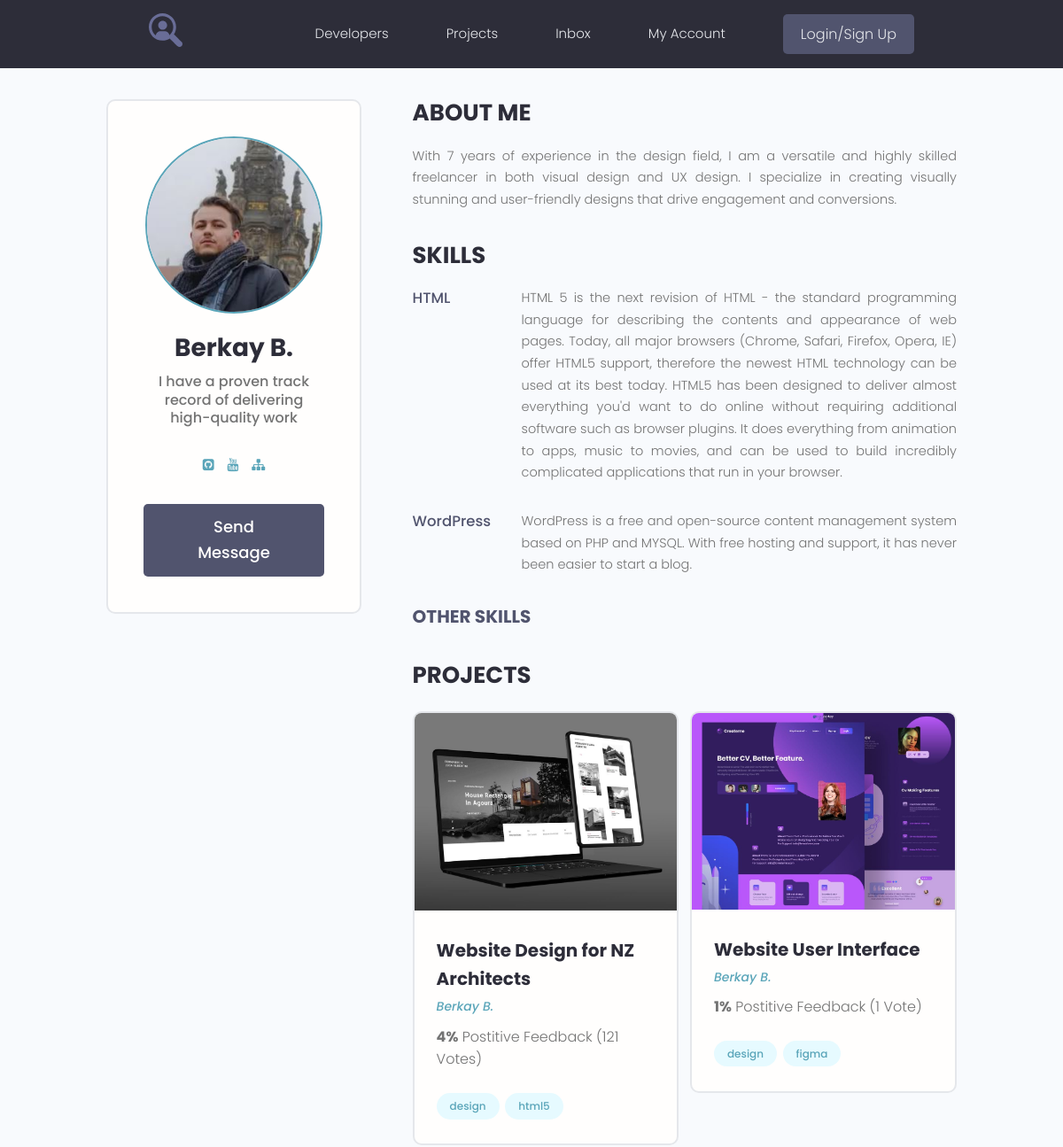
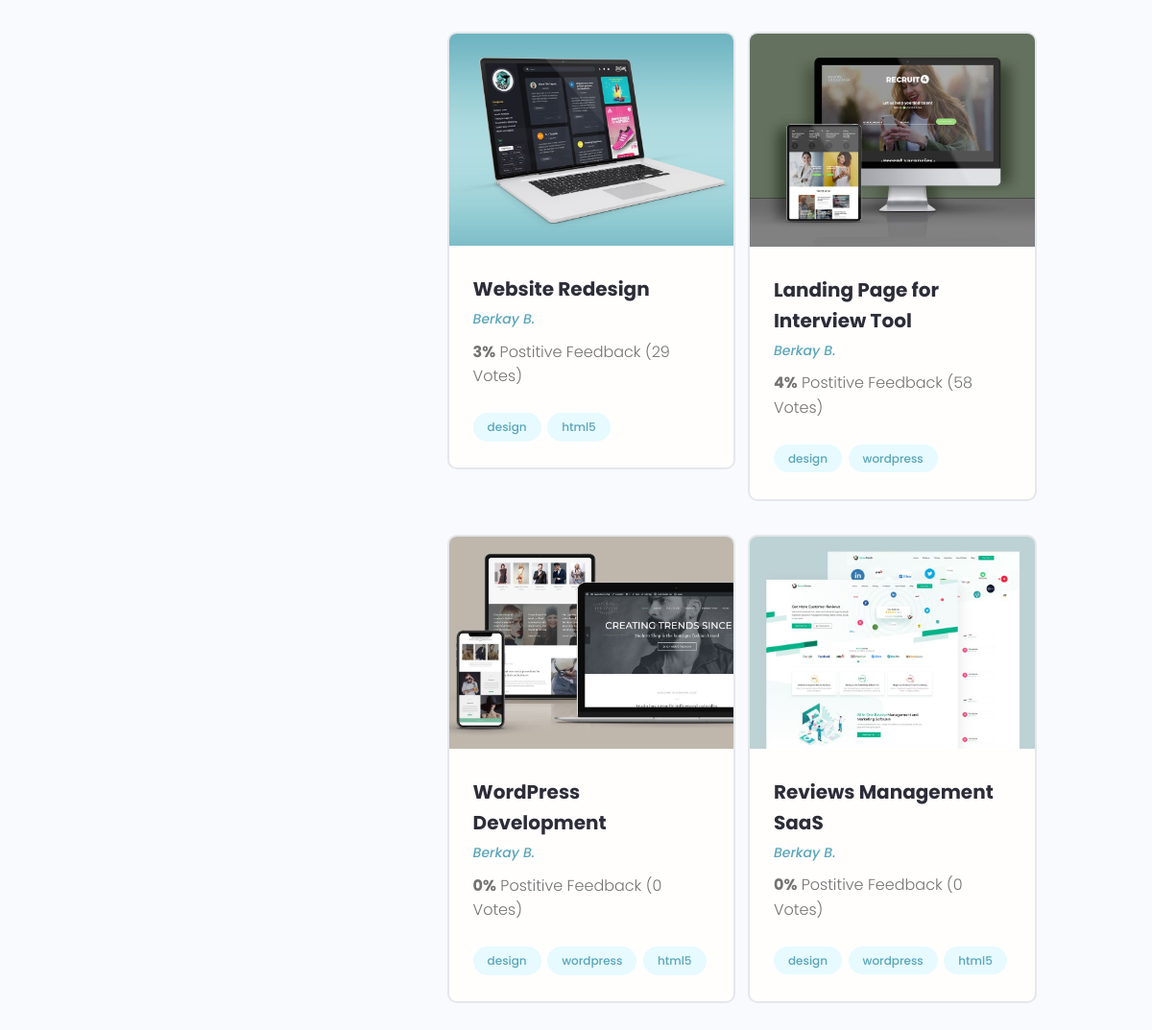
The page /profile/2 on the database its author committed (2 pictures, top to bottom).
### users/models.py (models this page shows, shortened)
class Profile(models.Model):
    user = models.OneToOneField(User, on_delete=models.CASCADE, null=True, blank=True)
    name = models.CharField(max_length=200, blank=True, null=True)
    email = models.EmailField(max_length=200, blank=True, null=True)
    username = models.CharField(max_length=200, blank=True, null=True)
    short_info = models.CharField(max_length=200, blank=True, null=True)
    bio = models.TextField(blank=True, null=True)
    profile_image = models.ImageField(upload_to='profiles/', default='profiles/user-default.png')
    social_github = models.CharField(max_length=200, blank=True, null=True)
    social_youtube = models.CharField(max_length=200, blank=True, null=True)
    social_website = models.CharField(max_length=200, blank=True, null=True)
    created = models.DateTimeField(auto_now_add=True)

class Skill(models.Model):
    owner = models.ForeignKey(Profile, on_delete=models.CASCADE, blank=True, null=True)
    name = models.CharField(max_length=200, blank=True, null=True)
    description = models.TextField(blank=True, null=True)
    created = models.DateTimeField(auto_now_add=True)

### projects/models.py (models this page shows, shortened)
class Project(models.Model):
    owner = models.ForeignKey(Profile, on_delete=models.SET_NULL, blank=True, null=True)
    title = models.CharField(max_length=200)
    description = models.TextField(blank=True, null=True)
    feature_image = models.ImageField(blank=True, null=True, upload_to='projects/%Y/%m/%d', default='default.jpg')
    demo_link = models.CharField(max_length=200, blank=True, null=True)
    source_link = models.CharField(max_length=200, blank=True, null=True)
    tags = models.ManyToManyField('Tag', blank=True)
    vote_total = models.IntegerField(default=0)
    vote_ratio = models.IntegerField(default=0)
    created = models.DateTimeField(auto_now_add=True)

class Tag(models.Model):
    name = models.CharField(max_length=200)
    created = models.DateTimeField(auto_now_add=True)
    def __str__(self):
        return self.name

### users/views.py (the view)
# urls.py: path('profile/<str:pk>', user_profile, name='user_profile'),
def user_profile(request, pk):
    profile = Profile.objects.get(id=pk)
    skills = profile.skill_set.exclude(description__exact='')
    other_skills = profile.skill_set.filter(description='')
    context = {
        'profile': profile,
        'skills': skills,
        'other_skills': other_skills,
    }
    return render(request, 'users/profile.html', context=context)

### users/templates/users/profile.html (shortened to what this page needs)
{% extends 'projects/base.html' %}
{% block content %}
  <main class="profile my-md">
    <div class="container">
      <div class="layout">
        <div class="column column--1of3">
          <div class="card text-center">
            <div class="card__body dev">
              <img class="avatar avatar--xl" src="{{ profile.profile_image.url }}" />
              <h2 class="dev__name">{{ profile.name }}</h2>
              <p class="dev__title">{{ profile.short_info }}</p>
              <ul class="dev__social">
                {% if profile.social_github %}
                  <li>
                    <a title="Github" href="{{ profile.social_github }}" target="_blank"><i class="fa fa-github-square"></i></a>
                  </li>
                {% endif %}
                {% if profile.social_youtube %}
                  <li>
                    <a title="Youtube" href="{{ profile.social_youtube }}" target="_blank"><i class="fa fa-youtube"></i></a>
                  </li>
                {% endif %}
                {% if profile.social_website %}
                  <li>
                    <a title="Personal Website" href="{{ profile.social_website }}" target="_blank"><i class="fa fa-sitemap"></i></a>
                  </li>
                {% endif %}
              </ul>
              <a href="#" class="btn btn--sub btn--lg">Send Message </a>
            </div>
          </div>
        </div>
        <div class="column column--2of3">
          <div class="devInfo">
            <h3 class="devInfo__title">About Me</h3>
            <p class="devInfo__about">{{ profile.bio }}</p>
          </div>
          <div class="devInfo">
            {% if skills %}
              <h3 class="devInfo__title">Skills</h3>
              <div class="devInfo__skills">
                  {% for skill in skills %}
                    <div class="devSkill">
                      <h4 class="devSkill__title">{{ skill.name }}</h4>
                      <p class="devSkill__info">{{ skill.description }}</p>
                    </div>
                  {% endfor %}
            {% endif %}
              <h3 class="devInfo__subtitle">Other Skills</h3>
            </div>
          </div>
          <div class="devInfo">
            <h3 class="devInfo__title">Projects</h3>
            <div class="grid grid--two">
              {% for project in profile.project_set.all %}
                <div class="column">
                <div class="card project">
                  <a href="{% url 'project' project.id %}" class="project">
                    <img class="project__thumbnail" src="{{ project.feature_image.url }}" alt="project thumbnail" />
                    <div class="card__body">
                      <h3 class="project__title">{{ project.title }}</h3>
                      <p><a class="project__author" href="{% url 'user_profile' project.owner.id %}">{{ project.owner.name }}</a></p>
                      <p class="project--rating">
                        <span style="font-weight: bold;">{{ project.vote_ratio }}%</span> Postitive
                        Feedback ({{ project.vote_total }} Vote{{ project.vote_total|pluralize:'s' }})
                      </p>
                      <div class="project__tags">
                        {% for tag in project.tags.all %}
                          <span class="tag tag--pill tag--main">
                            <small>{{ tag }}</small>
                          </span>
                        {% endfor %}
                      </div>
                    </div>
                  </a>
                </div>
              </div>
              {% endfor %}
            </div>
          </div>
        </div>
      </div>
    </div>
  </main>
{% endblock %}

### projects/static/styles/app.css (style rules this page uses)
:root { --color-sub: #2d2d39; }
.btn--sub { background-color: var(--color-sub-light); }
.card { border: 2px solid var(--color-light); }
img { width: 100%; }
.profile .card > .dev { padding: 4rem; }
.dev__name { color: var(--color-sub); font-size: 2.8rem; font-weight: 700; margin-top: 1rem; margin-bottom: 0.5rem; }
.dev__title { font-size: 1.6rem; font-weight: 500; line-height: 1.3; }
.dev__social { margin: 3rem 0; list-style: none; display: flex; justify-content: center; gap: 1.5rem; }
.devInfo { margin-bottom: 3rem; }
.devInfo__title, .devInfo__subtitle { font-size: 2.6rem; color: var(--color-sub); text-transform: uppercase; font-weight: 700; margin-bottom: 1.5rem; }
.devInfo__subtitle { font-size: 2rem; color: var(--color-sub-light); }
.devInfo__about, .devSkill__info { font-size: 1.45rem; line-height: 1.7; text-align: justify; }
.devSkill { margin-bottom: 3rem; }
.devSkill__title { font-size: 1.65rem; font-weight: 500; color: var(--color-sub-light); }
@media screen and (min-width: 700px) { .devSkill { display: flex; justify-content: space-between; gap: 3rem; } }
@media screen and (min-width: 700px) { .devSkill__info { flex-basis: 80%; } }
.project__author { font-size: 1.4rem; font-style: italic; }
.project--rating { margin-bottom: 1.6em; margin-top: .5em; }
.project__thumbnail { object-fit: cover; object-position: top center; width: 100%; }
.project__title { font-size: 2rem; font-weight: 700; color: var(--color-sub); }

### projects/static/uikit/styles/modules/_variables.css (style rules this page uses)
:root { --color-main: #5aa5b9; --color-main-light: #e6faff; --color-sub: #3f4156; --color-sub-light: #51546e; --color-sub-lighter: #ededfd; --color-text: #737373; --color-gray: #8b8b8b; --color-light: #e5e7eb; --color-light-gray: #767676; --color-bg: #f8fafd; --color-white: #fffefd; --color-white-light: #f3f3f3; --color-success: #359e64; --color-success-bg: #def8e8; --color-error: #fc4b0b; --color-error-bg: #fff2ee; --font-base: 'Poppins', arial, helvetica, 'Segoe UI', roboto, ubuntu, sans-serif; --font-monospace: 'Fira Code', 'Courier New', courier, monospace; --font-regular: 300; --font-medium: 500; --font-bold: 700; --generic-shadow: 1px 1px 5px #00000010; --generic-transition: all 0.3s ease-in-out; }

### projects/static/uikit/styles/modules/_base.css (style rules this page uses)
* { margin: 0; padding: 0; box-sizing: border-box; text-rendering: optimizeLegibility; color: inherit; font-size: inherit; }
html { font-size: 50%; }
@media only screen and (min-width: 480px) { html { font-size: 56.25%; } }
@media only screen and (min-width: 1200px) { html { font-size: 62.5%; } }
body { line-height: 1.6; font-weight: 400; font-size: 1.5rem; color: var(--color-text); background-color: var(--color-bg); min-height: 100vh; }

### projects/static/uikit/styles/modules/_typography.css (style rules this page uses)
* { font-family: var(--font-base); }
h2 { font-size: 3.6rem; font-weight: var(--font-bold); }
h3 { font-size: 3.2rem; font-weight: var(--font-medium); }
h4 { font-size: 2.8rem; font-weight: var(--font-medium); }
p, span, strong { font-size: 1.6rem; color: var(--color-text); font-weight: var(--font-regular); }
a { padding-bottom: 2px; text-decoration: none; display: inline-block; color: var(--color-main); font-weight: var(--font-medium); }

### projects/static/uikit/styles/modules/_utilities.css (style rules this page uses)
.container { width: 92%; max-width: 165rem; margin: 0 auto; box-sizing: border-box; }
@media screen and (min-width: 1000px) { .container { width: 90%; } }
@media screen and (min-width: 1200px) { .container { width: 80%; } }
.text-center { text-align: center; }
.my-md { margin: 3rem auto; }

### projects/static/uikit/styles/modules/_avatar.css (style rules this page uses)
.avatar { border-radius: 50%; border: 2px solid var(--color-main); object-fit: cover; }
.avatar--xl { height: 20rem; width: 20rem; }

### projects/static/uikit/styles/modules/_button.css (style rules this page uses)
.btn { display: inline-block; position: relative; cursor: pointer; background-color: var(--color-light); font-weight: var(--font-medium); color: var(--color-sub); text-decoration: none; padding: 1rem 2rem; border-radius: 0.5rem; border: none; width: -webkit-fit-content; width: -moz-fit-content; width: fit-content; height: -webkit-fit-content; height: -moz-fit-content; height: fit-content; font-size: 1.6rem; outline-width: 0; outline-color: transparent; -webkit-backface-visibility: hidden; backface-visibility: hidden; transition: all 0.3s ease-in-out; }
.btn--sub { background-color: var(--color-sub); color: var(--color-white); }
.btn--lg { font-size: 1.8rem; padding: 1.2rem 4.5rem; }

### projects/static/uikit/styles/modules/_card.css (style rules this page uses)
.card { border-radius: 1rem; background-color: var(--color-white); border: 1.5px solid var(--color-light); width: auto; height: auto; margin-top: 0.5rem; margin-bottom: 0.5rem; overflow: hidden; }
.card__body, .card__header { padding: 2rem 2.5rem; }

### rows shown on the page
Profile: profile_image (picture), name "Berkay B.", short_info "I have a proven track record of delivering high-quality work", bio "With 7 years of experience in the design field, I am a versatile and highly skilled freelancer in both visual design and UX design. I specialize in creating visually stunning and user-friendly designs that drive engagement and conversions."
Skill: name "HTML", description "HTML 5 is the next revision of HTML - the standard programming language for describing the contents and appearance of web pages. Today, all major browsers (Chrome, Safari, Firefox, Opera, IE) offer HTML5 support, therefore the newest HTML technology can be used at its best today. HTML5 has been designed to deliver almost everything you'd want to do online without requiring additional software such as browser plugins. It does everything from animation to apps, music to movies, and can be used to build incredibly complicated applications that run in your browser."
Skill: name "WordPress", description "WordPress is a free and open-source content management system based on PHP and MYSQL. With free hosting and support, it has never been easier to start a blog."
Project: feature_image (picture), title "Website Design for NZ Architects", owner.name "Berkay B.", vote_ratio "4", vote_total "121"
Tag: name "design"
Tag: name "html5"
Project: feature_image (picture), title "Website User Interface", owner.name "Berkay B.", vote_ratio "1", vote_total "1"
Tag: name "figma"
Project: feature_image (picture), title "Website Redesign", owner.name "Berkay B.", vote_ratio "3", vote_total "29"
Project: feature_image (picture), title "Landing Page for Interview Tool", owner.name "Berkay B.", vote_ratio "4", vote_total "58"
Tag: name "wordpress"
Project: feature_image (picture), title "WordPress Development", owner.name "Berkay B.", vote_ratio "0", vote_total "0"
Project: feature_image (picture), title "Reviews Management SaaS", owner.name "Berkay B.", vote_ratio "0", vote_total "0"
